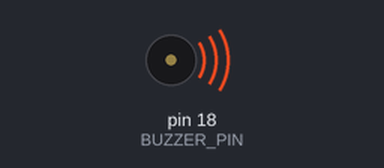
This sketch was run on a simulated Arduino Uno, built with avr-gcc and run on an emulated ATmega328P. On the bench: buzzer (waves = sounding).

Above: at 0.2 s.
At 6.0 s:
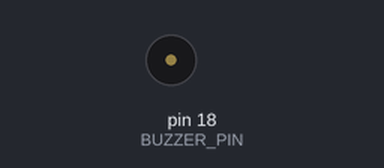
Timing chart, 0 to 8.1 s (numbered marks = the images above):
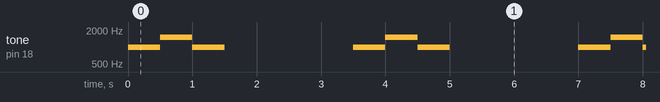

The sketch:

PiezoBuzzerSirenTestPass.ino
```cpp
#define BUZZER_PIN 18

void setup() {
  pinMode(BUZZER_PIN, OUTPUT);
}

void loop() {
  tone(BUZZER_PIN, 1000);
  delay(500);
  tone(BUZZER_PIN, 1500);
  delay(500);
  tone(BUZZER_PIN, 1000);
  delay(500);
  noTone(BUZZER_PIN);
  delay(2000);
}
```

Measured:
- by itself, tone on pin 18 (BUZZER_PIN): repeats every 3.5 s: 1500 Hz 0.50 s, 1000 Hz 0.50 s, silent 2.0 s, 1000 Hz 0.50 s
